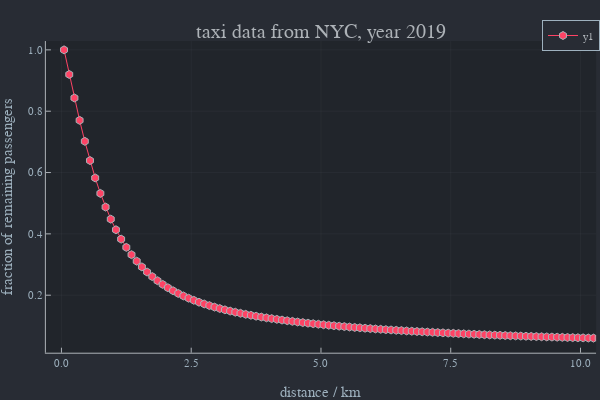

The notebook cell saved with this chart:
### Code cell
plot(x,F,xlim=[0,10],marker=:hex,xlab="distance / km",ylab="fraction of remaining passengers",title="taxi data from NYC, year 2019")

### Figure 1 — Plotly figure (JSON) as saved in the notebook; plotly's stock layout.template omitted (floating-point values rounded to 4 significant figures; data arrays with more than 128 entries replaced by an {"elided": "..."} marker saying what was removed)
{"data": [{"colorbar": {"title": ""}, "legendgroup": "y1", "line": {"color": "rgba(254, 67, 101, 1.000)", "dash": "solid", "shape": "linear", "width": 1}, "marker": {"color": "rgba(254, 67, 101, 1.000)", "line": {"color": "rgba(173, 178, 183, 1.000)", "width": 1}, "size": 8, "symbol": "hexagon"}, "mode": "lines+markers", "name": "y1", "showlegend": true, "type": "scatter", "x": {"elided": "500 float values"}, "xaxis": "x", "y": {"elided": "500 float values"}, "yaxis": "y", "zmax": null, "zmin": null}], "layout": {"annotations": [{"font": {"color": "rgba(173, 178, 183, 1.000)", "family": "sans-serif", "size": 20}, "rotation": 0, "showarrow": false, "text": "taxi data from NYC, year 2019", "x": 0.535, "xanchor": "center", "xref": "paper", "y": 1, "yanchor": "top", "yref": "paper"}], "height": 400, "legend": {"bgcolor": "rgba(40, 44, 52, 1.000)", "bordercolor": "rgba(158, 177, 190, 1.000)", "borderwidth": 1, "font": {"color": "rgba(173, 178, 183, 1.000)", "family": "sans-serif", "size": 11}, "title": {"font": {"color": "rgba(173, 178, 183, 1.000)", "family": "sans-serif", "size": 15}, "text": ""}, "tracegroupgap": 0, "traceorder": "normal", "x": 1, "xanchor": "auto", "y": 1, "yanchor": "auto"}, "margin": {"b": 20, "l": 0, "r": 0, "t": 20}, "paper_bgcolor": "rgba(40, 44, 52, 1.000)", "plot_bgcolor": "rgba(33, 37, 43, 1.000)", "showlegend": true, "width": 600, "xaxis": {"anchor": "y", "domain": [0.07647, 0.9934], "gridcolor": "rgba(173, 178, 183, 0.100)", "gridwidth": 0.5, "linecolor": "rgba(173, 178, 183, 1.000)", "mirror": false, "range": [-0.3, 10.3], "showgrid": true, "showline": true, "showticklabels": true, "tickangle": 0, "tickcolor": "rgb(173, 178, 183)", "tickfont": {"color": "rgba(158, 177, 190, 1.000)", "family": "sans-serif", "size": 11}, "tickmode": "array", "ticks": "inside", "ticktext": ["0.0", "2.5", "5.0", "7.5", "10.0"], "tickvals": [0, 2.5, 5, 7.5, 10], "title": "distance / km", "titlefont": {"color": "rgba(158, 177, 190, 1.000)", "family": "sans-serif", "size": 15}, "type": "-", "visible": true, "zeroline": false, "zerolinecolor": "rgba(173, 178, 183, 1.000)"}, "yaxis": {"anchor": "x", "domain": [0.07581, 0.9415], "gridcolor": "rgba(173, 178, 183, 0.100)", "gridwidth": 0.5, "linecolor": "rgba(173, 178, 183, 1.000)", "mirror": false, "range": [0.01251, 1.029], "showgrid": true, "showline": true, "showticklabels": true, "tickangle": 0, "tickcolor": "rgb(173, 178, 183)", "tickfont": {"color": "rgba(158, 177, 190, 1.000)", "family": "sans-serif", "size": 11}, "tickmode": "array", "ticks": "inside", "ticktext": ["0.2", "0.4", "0.6", "0.8", "1.0"], "tickvals": [0.2, 0.4, 0.6, 0.8, 1], "title": "fraction of remaining passengers", "titlefont": {"color": "rgba(158, 177, 190, 1.000)", "family": "sans-serif", "size": 15}, "type": "-", "visible": true, "zeroline": false, "zerolinecolor": "rgba(173, 178, 183, 1.000)"}}}
